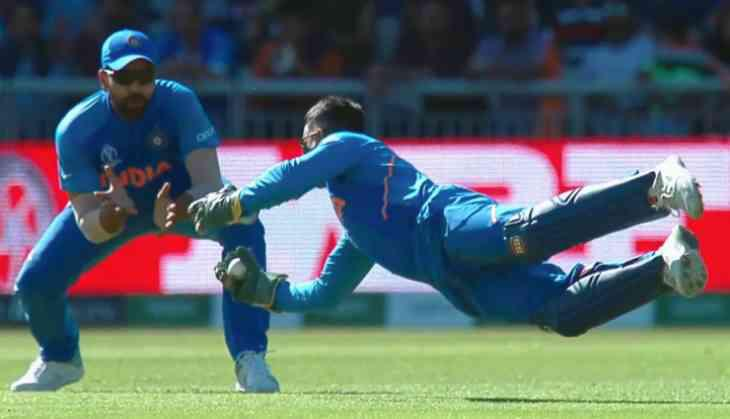
#> input picture Latihan_2_Fourier_Transformation/Dhoni-dive_165121_730x419-m.jpg, 730 x 419 px, found by its file name
$ python 2FourierMSpctr.py
#> lines starting #> are read from the running program, lines starting #| are printed output that depends on the picture
import numpy as np
import cv2
from matplotlib import pyplot as plt

image_path = r'Latihan_2_Fourier_Transformation/Dhoni-dive_165121_730x419-m.jpg'
image = cv2.imread(image_path, 0)
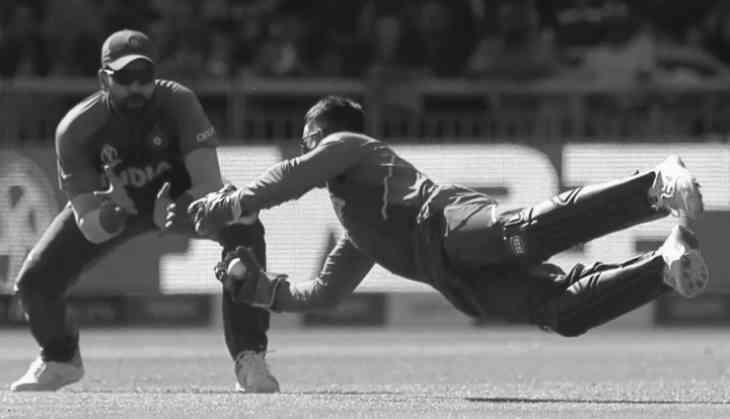
#> image: shape (419, 730); min 8, max 255, mean 100.6

DFT = cv2.dft(np.float32(image), flags=cv2.DFT_COMPLEX_OUTPUT)

shift = np.fft.fftshift(DFT)
row, col = image.shape
#> row = 419; col = 730
center_row, center_col = row // 2, col // 2
#> center_row = 209; center_col = 365

mask = np.zeros((row, col, 2), np.uint8)
mask[center_row - 30:center_row + 30, center_col - 30:center_col + 30] = 1

fft_shift = shift * mask
fft_ifft_shift = np.fft.ifftshift(fft_shift)
imageThen = cv2.idft(fft_ifft_shift)

imageThen = cv2.magnitude(imageThen[:,:,0], imageThen[:,:,1])
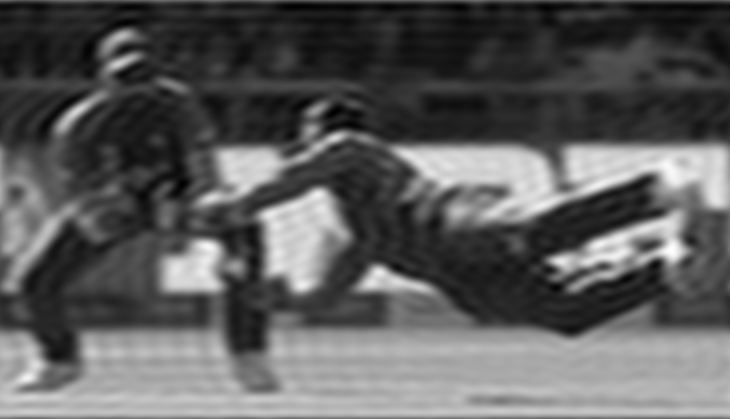
#> imageThen: shape (419, 730) float32; min 1812985.2, max 81524296, mean 30765710; drawn with min black and max white


plt.figure(figsize=(10,10))
plt.subplot(121), plt.imshow(image, cmap='gray')
plt.title('Input Image'), plt.xticks([]), plt.yticks([])
plt.subplot(122), plt.imshow(imageThen, cmap='gray')
plt.title('Magnitude Spectrum'), plt.xticks([]), plt.yticks([])
plt.show()
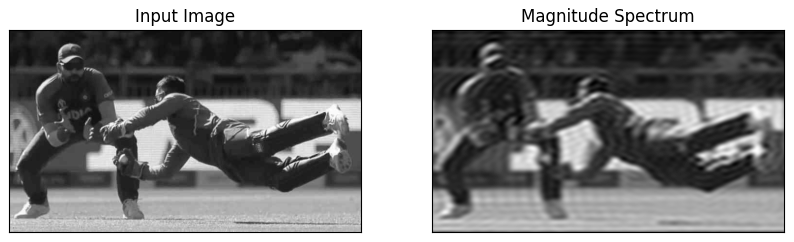
#> figure drawn by matplotlib, 2 panels
